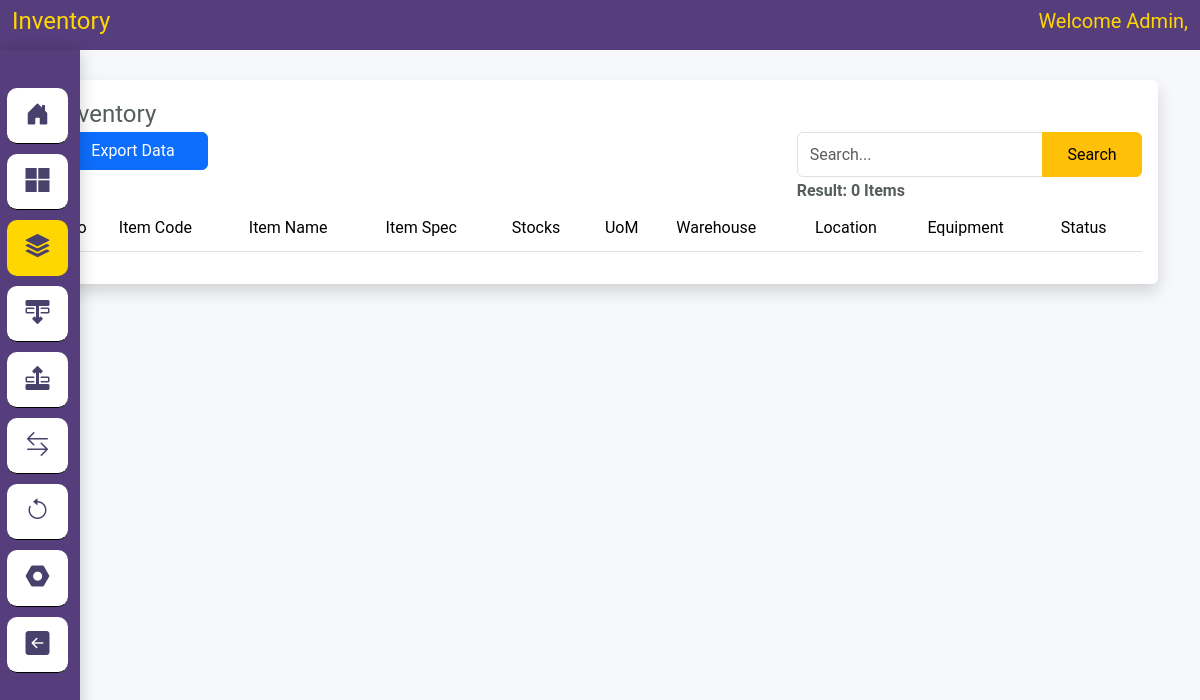
The page /index.php/inventory on the database as committed earlier.
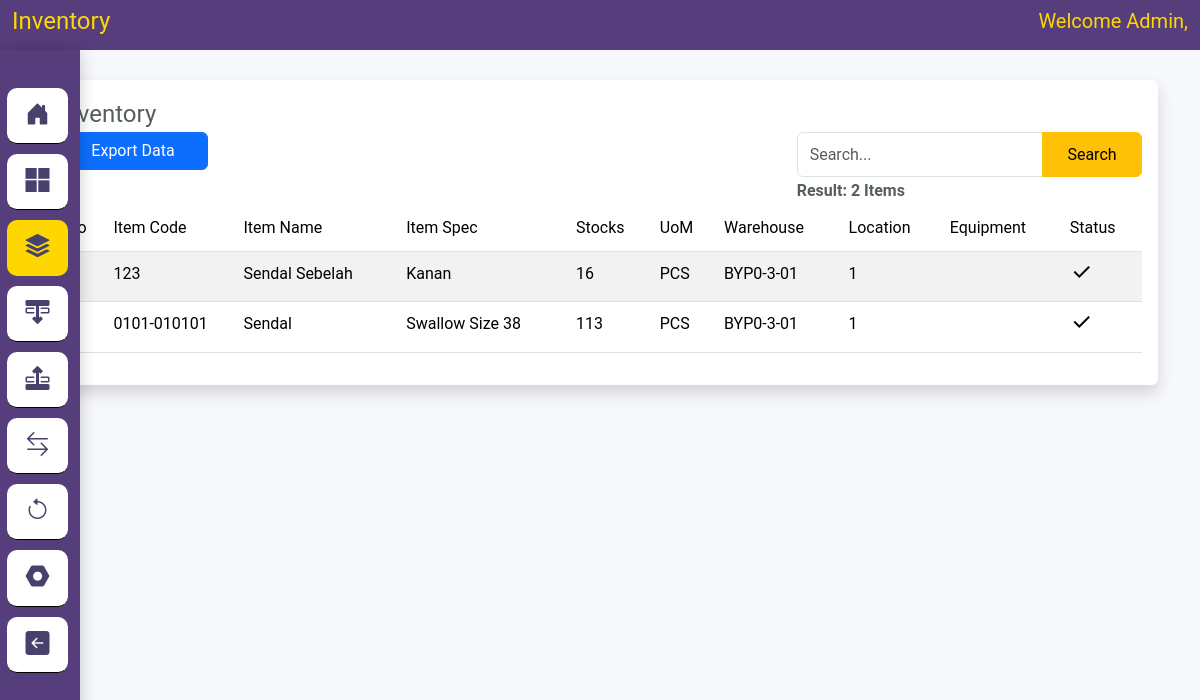
The same page on the database as committed later.
### tables this page shows
CREATE TABLE `inventory` (
  `id` int(11) NOT NULL,
  `item_code` varchar(50) NOT NULL,
  `location` varchar(200) NOT NULL,
  `stocks` int(11) NOT NULL,
  `warehouse_code` varchar(50) NOT NULL,
  `equipment` varchar(200) NOT NULL,
  `status` varchar(50) NOT NULL
);

CREATE TABLE `items` (
  `item_code` varchar(50) NOT NULL,
  `name` varchar(200) NOT NULL,
  `specification` varchar(200) NOT NULL,
  `uom` varchar(50) NOT NULL,
  `remarks` text DEFAULT NULL,
  `image` varchar(100) DEFAULT NULL
);

CREATE TABLE `warehouse` (
  `warehouse_code` varchar(100) NOT NULL,
  `warehouse_name` varchar(200) NOT NULL
);

### application/controllers/Inventory.php (called while the page is built, shortened)
<?php
class Inventory extends CI_Controller
{
    public function index()
    {
        if ($this->input->post('search')) {
            $data['keyword'] = $this->input->post('keyword');
            $this->session->set_userdata('keyword_inventory', $data['keyword']);
        } else {
            $data['keyword'] = $this->session->userdata('keyword_inventory');;
        }
        $this->db->select('*');
        $this->db->from('inventory');
        $this->db->join('items', 'inventory.item_code = items.item_code');
        $this->db->join('warehouse', 'inventory.warehouse_code = warehouse.warehouse_code');
        $this->db->like('inventory.item_code', $data['keyword'])->or_like('warehouse.warehouse_code', $data['keyword'])->or_like('items.name', $data['keyword'])->or_like('items.specification', $data['keyword'])
        ->or_like('items.uom', $data['keyword'])->or_like('inventory.location', $data['keyword'])->or_like('inventory.equipment', $data['keyword']);
        $config['total_rows'] = $this->db->count_all_results();
        $data['total_rows'] = $config['total_rows'];
        $config['per_page'] = 10;
        $data['judul'] = 'Inventory';
        $data['start'] = $this->uri->segment(3);
        $this->db->select('*');
        $this->db->from('inventory');
        $this->db->join('items', 'inventory.item_code = items.item_code');
        $this->db->join('warehouse', 'inventory.warehouse_code = warehouse.warehouse_code');
        $this->db->like('inventory.item_code', $data['keyword'])->or_like('warehouse.warehouse_code', $data['keyword'])->or_like('items.name', $data['keyword'])->or_like('items.specification', $data['keyword'])
        ->or_like('items.uom', $data['keyword'])->or_like('inventory.location', $data['keyword'])->or_like('inventory.equipment', $data['keyword']);
        $this->db->limit($config['per_page'], $data['start']);
        $data['stock'] = $this->db->get()->result();
        $this->load->view('template/header', $data);
        $this->load->view('inventory/index', $data);
    }
}

### index.php (called while the page is built, shortened)
<?php
require_once BASEPATH.'core/CodeIgniter.php';

### application/views/inventory/index.php (the view, shortened to what the changed rows need)
<div class="container" style="margin-top: 80px;">
    <div class="cards shadow p-3 mb-5 bg-white rounded" style="max-width:100%">
        <div class="row">
            <div class="col-md-4">
                <form action="<?= base_url() . 'inventory' ?>" method="POST" autocomplete="off">
                    <div class="input-group">
                    </div>
                </form>
                <b> Result: <?= $total_rows ?> Items </b>
            </div>
        </div>
        <div class="card-body">
            <div class="">
                <div class="row">
                    <div class="col table-responsive">
                        <table id="warehouse" class="table table-striped table-hover">
                            <thead class="text-primary">
                                <tr>
                                    <th>No</th>
                                    <th style="width:130px">Item Code</th>
                                    <th>Item Name</th>
                                    <th>Item Spec</th>
                                    <th>Stocks</th>
                                    <th>UoM</th>
                                    <th>Warehouse</th>
                                    <th>Location</th>
                                    <th>Equipment</th>
                                    <th>Status</th>
                                </tr>
                            </thead>
                            <tbody>
                                <?php
                                    $i = $start+1;
                                    foreach ($stock as $data) {
                                ?>
                                <?php if (strtolower($data->status) != '1') { ?>
                                <tr style="background-color: red;" id="id-<?= $i ?>">
                                    <?php ;} else { ?>
                                <tr id="id-<?= $i ?>">
                                    <?php ;} ?>
                                    <td> <?= $i ?></td>
                                    <td><?= $data->item_code ?></td>
                                    <td><?= $data->name ?></td>
                                    <td><?= $data->specification ?></td>
                                    <td><?= $data->stocks ?></td>
                                    <td><?= $data->uom ?></td>
                                    <td><?= $data->warehouse_code ?></td>
                                    <td><?= $data->location ?></td>
                                    <td><?= $data->equipment ?></td>
                                    <td>
                                        <?php if (strtolower($data->status) == '1') { ?>
                                        <span class="material-symbols-outlined">Done</span>
                                        <?php } else { ?>
                                        <span class="material-symbols-outlined">Close</span>
                                        <?php }; ?>
                                    </td>
                                </tr>
                    </div>
                </div>
                <?php
                            $i++;
                            }
                        ?>
                </tbody>
                </table>
            </div>
        </div>
    </div>
</div>
</div>
</div>
</body>
</html>

Rows that differ between the two databases and show on the page:
added inventory: items.item_code "123", items.name "Sendal Sebelah", items.specification "Kanan", stocks "16", items.uom "PCS", warehouse.warehouse_code "BYP0-3-01", location "1", status "1" (drawn)
added inventory: items.item_code "0101-010101", items.name "Sendal", items.specification "Swallow Size 38", stocks "113", items.uom "PCS", warehouse.warehouse_code "BYP0-3-01", location "1", status "1" (drawn)
Other text that changed with them:
$total_rows: "0" → "2"
